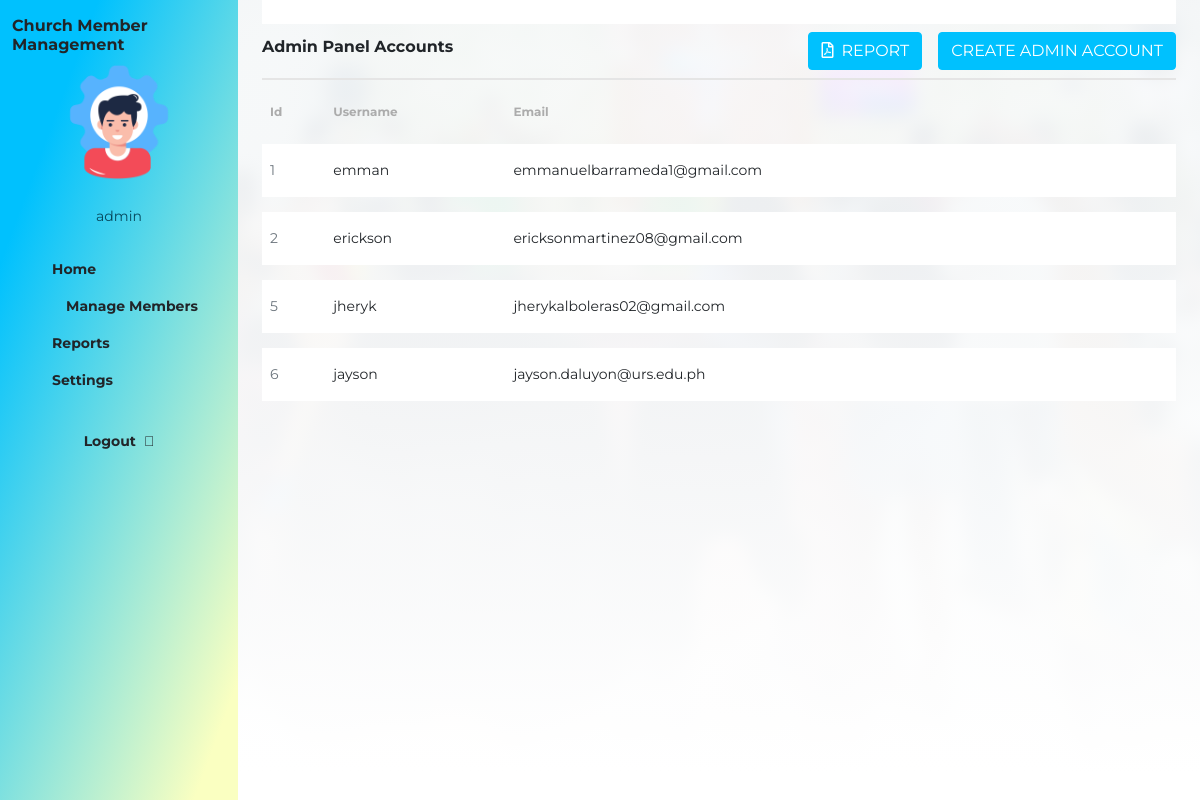
The page /contr_sysusers/list_view.php on the database its author committed.
### tables this page shows
CREATE TABLE `users` (
  `Id` int(11) NOT NULL,
  `Username` varchar(255) NOT NULL,
  `Email` varchar(255) NOT NULL,
  `Password` varchar(255) NOT NULL,
  `otp` text DEFAULT NULL
);

### contr_sysusers/list_view.php (the view, shortened to what this page needs)
<!DOCTYPE html>
<html lang="en">
<head>
    <link rel="stylesheet" href="../css/bootstrap.css">
    <link rel="stylesheet" href="../css/style.css">
    <link rel="stylesheet" href="https://pro.fontawesome.com/releases/v5.10.0/css/all.css"
 />
</head>
<body class="bg-content">
    <main class="dashboard d-flex">
        <?php
        include "../contr_main/sidebar.php";
        ?>
        <div class="container-fluid background_main_white px-4">
            <?php include "../contr_main/header.php"; ?>
            <div class="member-list-header d-flex justify-content-between align-items-center py-2">
                <div class="title h6 fw-bold">Admin Panel Accounts</div>
                <div class="btn-add d-flex gap-3 align-items-center">
                    <a href="../contr_reports/gen_sysusers_report.php" class="btn btn-primary" target="_blank">
                        <i class="far fa-file-pdf me-2 text-white"></i>REPORT
                    </a>
                    <?php include 'add.php'; ?>
                </div>
            </div>
            <div class="table-responsive">
                <table class="table member_list table-borderless">
                    <thead>
                        <tr class="align-middle">
                            <th>Id</th>
                            <th>Username</th>
                            <th>Email</th>
                        </tr>
                    </thead>
                    <tbody>
                        <?php
                        include '../conn.php';
                        $query = "SELECT * FROM users";
                        $result = mysqli_query($conn, $query);
                        if ($result && mysqli_num_rows($result) > 0) {
                            while ($row = mysqli_fetch_assoc($result)) {
                                ?>
                                <tr class="bg-white align-middle">
                                    <td>
                                        <span class="text-muted">
                                            <?php echo $row['Id']; ?>
                                        </span>
                                    </td>
                                    <td>
                                        <?php echo $row['Username']; ?>
                                    </td>
                                    <td>
                                        <?php echo $row['Email']; ?>
                                    </td>
                                    <td class="d-md-flex gap-3 mt-3">
                                        <a href="remove.php?Id=<?php echo $row['Id']; ?>" title="Delete" class="delete-member" data-id="<?php echo $row['Id']; ?>"><i class="far fa-trash"></i></a>
                                    </td>
                                </tr>
                                <?php
                            }
                        } else {
                            echo "No records found";
                        }
                        ?>
                    </tbody>
                </table>
            </div>
        </div>
    </main>
</body>
</html>

### contr_main/sidebar.php (shortened to what this page needs)
<div class="bg-sidebar vh-100 w-50 position-fixed">
    <div class="log d-flex justify-content-between">
        <h1 class="member-management text-start ms-2 ps-1 mt-3 h6 fw-bold">Church Member Management</h1>
    </div>
    <div class="img-admin d-flex flex-column align-items-center text-center gap-2">
        <img class="rounded-circle" src="../assets/logos/user_icon.png" alt="user_icon" height="120" width="120">
        <span class="sb_click_text admin-color">admin</span>
    </div>
    <div class="bg-list d-flex flex-column align-items-center fw-bold gap-2 mt-4">
        <ul class="d-flex flex-column list-unstyled">
            <li class="sb_click_text"><a class="nav-link text-dark" href="../contr_main/dashboard.php">
                    <span>Home</span></a>
            </li>
            <li class="sb_click_text"><a class=" nav-link text-dark" href="../contr_member/list_view.php"><i
                        class="far fa-user-check me-2"></i>
                    <span>Manage Members</span></a>
            </li>
            <li class="sb_click_text"><a class=" nav-link text-dark" href="../contr_reports/report.php">
                    <span>Reports</span></a>
            </li>
            <li class="sb_click_text"><a class=" nav-link text-dark" href="../contr_settings/settings.php">
                    <span>Settings</span></a>
            </li>
        </ul>
        <ul class="logout d-flex justify-content-start list-unstyled">
            <li class="sb_click_text"><a class="nav-link text-dark" href="../contr_main/logout.php"><span>Logout</span><i class="fal fa-sign-out-alt ms-2"></i></a></li>
        </ul>
    </div>
</div>

### contr_main/header.php (shortened to what this page needs)
<nav class="navbar container-fluid navbar-light bg-white position-sticky top-0">
</nav>

### contr_sysusers/add.php (shortened to what this page needs)
<div class="button-add">
  <button type="button" class="btn btn-primary" data-bs-toggle="modal" data-bs-target="#modalPopupID"
    data-bs-whatever="@mdo">CREATE ADMIN ACCOUNT</button>
</div>

### css/style.css (style rules this page uses)
* { font-family: 'Montserrat', sans-serif; font-style: normal; }
.background_main_white { background: linear-gradient(rgba(248, 250, 252, 0.95) 19.39%, rgba(255, 255, 255, 1) 96.69%), url('../assets/img/cover_blurred.jpeg') center/cover no-repeat; }
.bg-content { background: #F8F8F8; }
.bg-sidebar { background: linear-gradient(110.42deg, #00C1FE 18.27%, #FAFFC1 91.84%); transition: margin 0.6s ease-in-out; z-index: 1; }
.sb_click_text { font-size: 14px; }
.admin-color { color: #06485c; }
.member_list { border-collapse: separate; border-spacing: 0 15px; }
.table th { font-size: 12px; color: #ACACAC; }
table tbody { font-size: 14px; }
.table a { color: #00C1FE; }
.member-list-header { border-bottom: 2px solid #E5E5E5; }
.member-list-header i { color: #00C1FE; }
.btn-primary { background-color: #00C1FE; border-color: #00C1FE; }
@media screen and (min-width:768px) { .bg-sidebar { position: sticky !important; top: 0; width: 25% !important; } }

### rows shown on the page
users: Id "1", Username "emman", Email "emmanuelbarrameda1@gmail.com"
users: Id "2", Username "erickson", Email "ericksonmartinez08@gmail.com"
users: Id "5", Username "jheryk", Email "jherykalboleras02@gmail.com"
users: Id "6", Username "jayson", Email "jayson.daluyon@urs.edu.ph"
